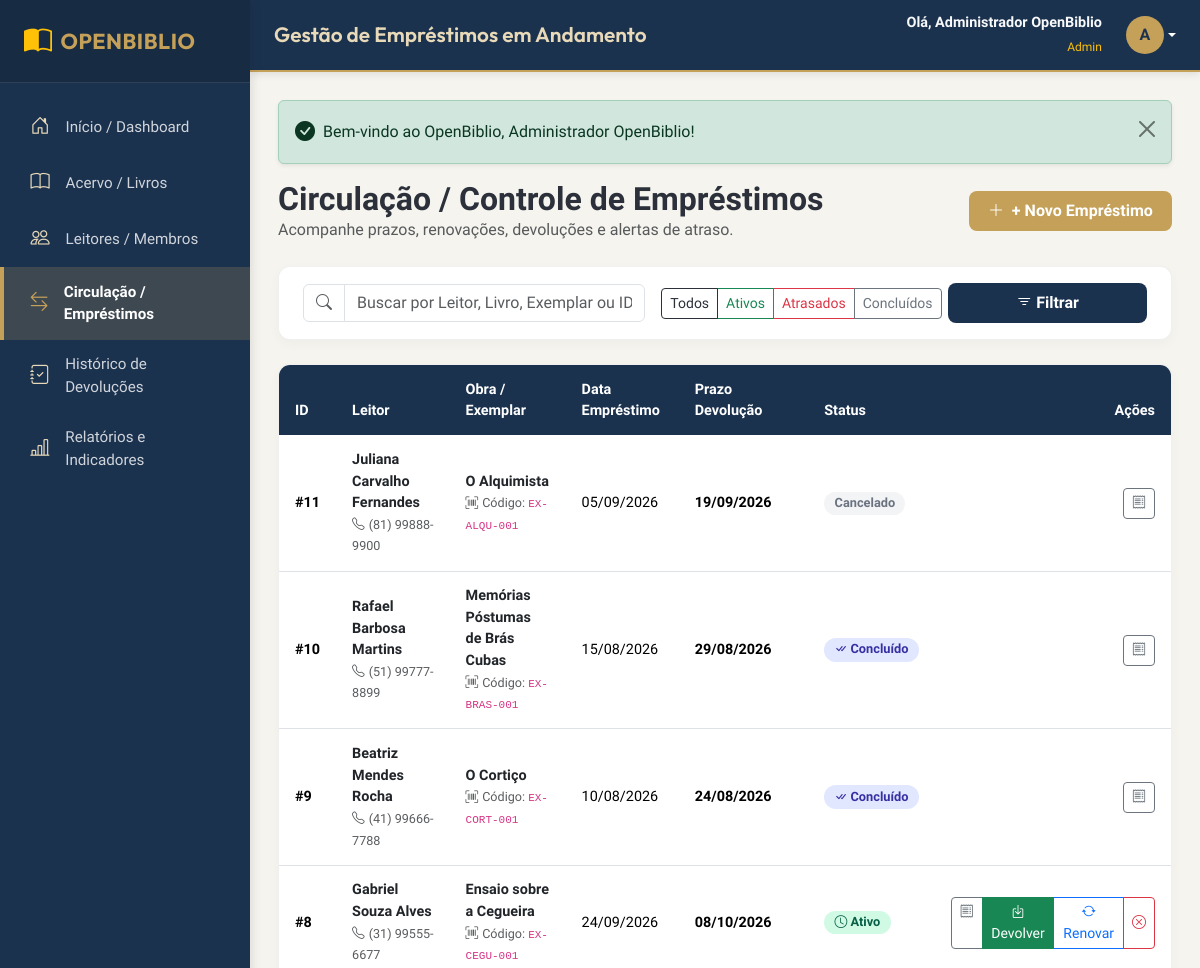
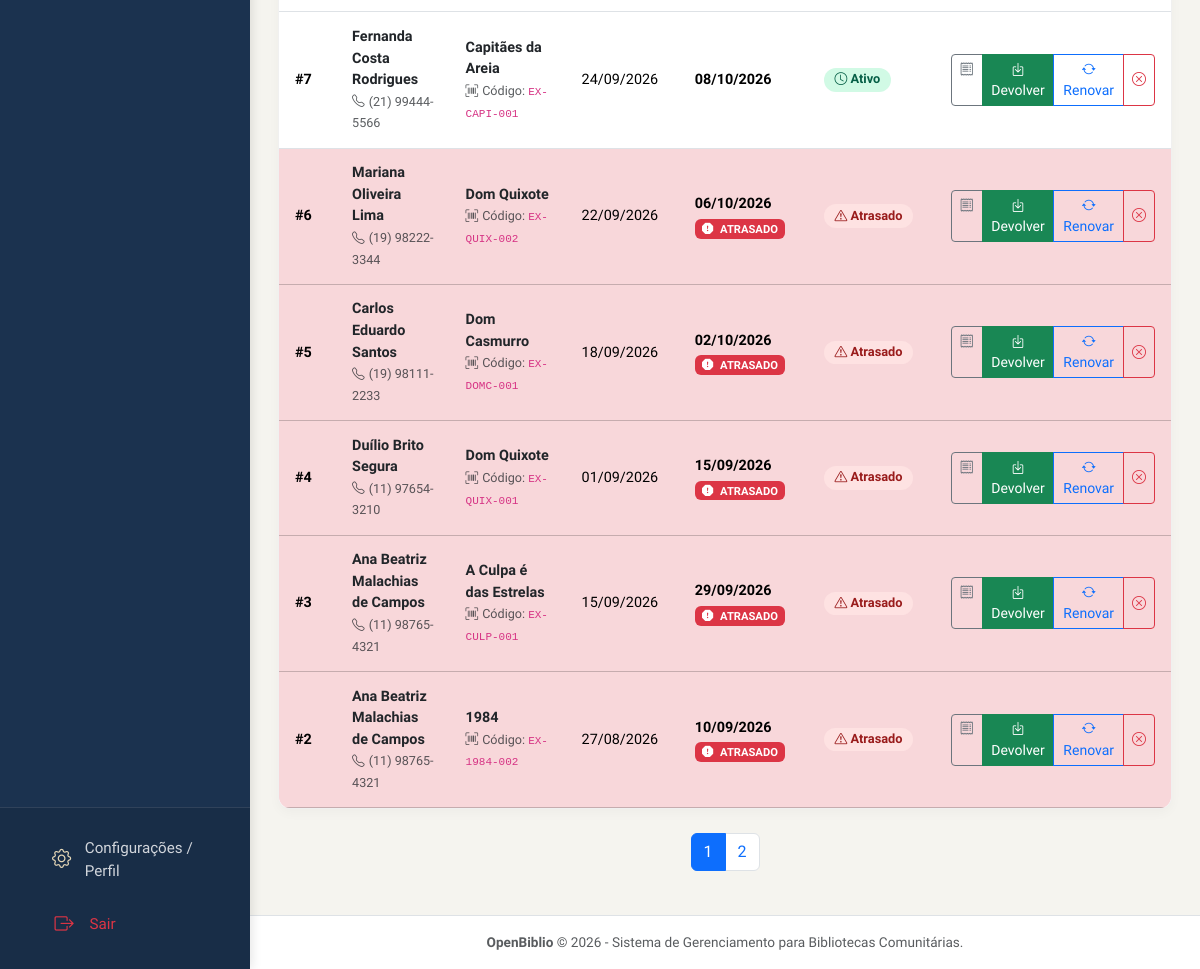
/emprestimos.php (signed in), run on the app's committed database (2 pictures, top to bottom).
### tables this page shows
CREATE TABLE `emprestimos` (
  `id` INT AUTO_INCREMENT PRIMARY KEY,
  `leitor_id` INT NOT NULL,
  `livro_id` INT NOT NULL,
  `exemplar_id` INT NOT NULL,
  `usuario_id` INT NOT NULL,
  `data_emprestimo` DATE NOT NULL,
  `data_prevista_devolucao` DATE NOT NULL,
  `data_cancelamento` DATETIME NULL,
  `status` ENUM('Ativo', 'Concluído', 'Cancelado') NOT NULL DEFAULT 'Ativo',
  `observacoes` TEXT NULL,
  `criado_em` TIMESTAMP DEFAULT CURRENT_TIMESTAMP,
  `atualizado_em` TIMESTAMP DEFAULT CURRENT_TIMESTAMP ON UPDATE CURRENT_TIMESTAMP,
  CONSTRAINT `fk_emprestimos_leitor` FOREIGN KEY (`leitor_id`) REFERENCES `leitores` (`id`) ON DELETE RESTRICT ON UPDATE CASCADE,
  CONSTRAINT `fk_emprestimos_livro` FOREIGN KEY (`livro_id`) REFERENCES `livros` (`id`) ON DELETE RESTRICT ON UPDATE CASCADE,
  CONSTRAINT `fk_emprestimos_exemplar` FOREIGN KEY (`exemplar_id`) REFERENCES `exemplares` (`id`) ON DELETE RESTRICT ON UPDATE CASCADE,
  CONSTRAINT `fk_emprestimos_usuario` FOREIGN KEY (`usuario_id`) REFERENCES `usuarios` (`id`) ON DELETE RESTRICT ON UPDATE CASCADE,
  INDEX `idx_emprestimos_status` (`status`),
  INDEX `idx_emprestimos_datas` (`data_emprestimo`, `data_prevista_devolucao`)
);

CREATE TABLE `leitores` (
  `id` INT AUTO_INCREMENT PRIMARY KEY,
  `nome_completo` VARCHAR(150) NOT NULL,
  `cpf` VARCHAR(14) UNIQUE NULL,
  `email` VARCHAR(150) NULL,
  `telefone` VARCHAR(20) NULL,
  `endereco` TEXT NULL,
  `ativo` TINYINT(1) NOT NULL DEFAULT 1,
  `criado_em` TIMESTAMP DEFAULT CURRENT_TIMESTAMP,
  `atualizado_em` TIMESTAMP DEFAULT CURRENT_TIMESTAMP ON UPDATE CURRENT_TIMESTAMP,
  INDEX `idx_leitores_cpf` (`cpf`),
  INDEX `idx_leitores_nome` (`nome_completo`),
  INDEX `idx_leitores_ativo` (`ativo`)
);

CREATE TABLE `livros` (
  `id` INT AUTO_INCREMENT PRIMARY KEY,
  `titulo` VARCHAR(200) NOT NULL,
  `autor` VARCHAR(150) NOT NULL,
  `isbn` VARCHAR(20) UNIQUE NULL,
  `editora` VARCHAR(100) NULL,
  `ano_publicacao` INT NULL,
  `categoria` VARCHAR(100) NULL,
  `descricao` TEXT NULL,
  `capa` VARCHAR(255) NULL,
  `quantidade_total` INT NOT NULL DEFAULT 0,
  `quantidade_disponivel` INT NOT NULL DEFAULT 0,
  `status` ENUM('Disponível', 'Indisponível') NOT NULL DEFAULT 'Disponível',
  `ativo` TINYINT(1) NOT NULL DEFAULT 1,
  `criado_em` TIMESTAMP DEFAULT CURRENT_TIMESTAMP,
  `atualizado_em` TIMESTAMP DEFAULT CURRENT_TIMESTAMP ON UPDATE CURRENT_TIMESTAMP,
  INDEX `idx_livros_titulo` (`titulo`),
  INDEX `idx_livros_autor` (`autor`),
  INDEX `idx_livros_isbn` (`isbn`),
  INDEX `idx_livros_ativo` (`ativo`)
);

CREATE TABLE `exemplares` (
  `id` INT AUTO_INCREMENT PRIMARY KEY,
  `livro_id` INT NOT NULL,
  `codigo_exemplar` VARCHAR(50) NOT NULL UNIQUE,
  `status` ENUM('Disponível', 'Emprestado', 'Manutenção', 'Inativo') NOT NULL DEFAULT 'Disponível',
  `observacoes` TEXT NULL,
  `criado_em` TIMESTAMP DEFAULT CURRENT_TIMESTAMP,
  CONSTRAINT `fk_exemplares_livro` FOREIGN KEY (`livro_id`) REFERENCES `livros` (`id`) ON DELETE RESTRICT ON UPDATE CASCADE,
  INDEX `idx_exemplares_codigo` (`codigo_exemplar`),
  INDEX `idx_exemplares_status` (`status`)
);

### config/auth.php (called while the page is built, shortened)
<?php
function isLoggedIn(): bool {
    return isset($_SESSION['usuario_id']) && !empty($_SESSION['usuario_id']);
}
function isAdmin(): bool {
    return isLoggedIn() && (($_SESSION['usuario_perfil'] ?? '') === 'admin');
}

### emprestimos.php (the view, shortened to what this page needs)
<?php
$db = getDBConnection();
$busca = trim($_GET['busca'] ?? '');
$statusFiltro = trim($_GET['status'] ?? '');
$paginaAtual = max(1, (int)($_GET['pagina'] ?? 1));
$itensPorPagina = 10;
$offset = ($paginaAtual - 1) * $itensPorPagina;
$where = ["1=1"];
$params = [];
$whereSql = implode(" AND ", $where);
$stmtTotal = $db->prepare("
    SELECT COUNT(*)
    FROM emprestimos e
    JOIN leitores l ON e.leitor_id = l.id
    JOIN livros b ON e.livro_id = b.id
    JOIN exemplares ex ON e.exemplar_id = ex.id
    WHERE {$whereSql}
");
$stmtTotal->execute($params);
$totalRegistros = (int)$stmtTotal->fetchColumn();
$totalPaginas = max(1, ceil($totalRegistros / $itensPorPagina));
$query = "
    SELECT e.*,
           l.nome_completo AS leitor_nome, l.cpf AS leitor_cpf, l.telefone AS leitor_telefone,
           b.titulo AS livro_titulo, b.autor AS livro_autor, b.isbn AS livro_isbn,
           ex.codigo_exemplar
    FROM emprestimos e
    JOIN leitores l ON e.leitor_id = l.id
    JOIN livros b ON e.livro_id = b.id
    JOIN exemplares ex ON e.exemplar_id = ex.id
    WHERE {$whereSql}
    ORDER BY e.id DESC
    LIMIT {$itensPorPagina} OFFSET {$offset}
";
$stmtEmprestimos = $db->prepare($query);
$stmtEmprestimos->execute($params);
$emprestimos = $stmtEmprestimos->fetchAll();
include __DIR__ . '/includes/header.php';
?>
<div class="d-flex flex-wrap justify-content-between align-items-center mb-4 gap-3">
    <div>
        <h2 class="font-outfit fw-bold m-0 text-navy">Circulação / Controle de Empréstimos</h2>
        <p class="text-muted m-0">Acompanhe prazos, renovações, devoluções e alertas de atraso.</p>
    </div>
    <a href="emprestimo_novo.php" class="btn btn-gold">
        <i class="bi bi-plus-lg me-1"></i> + Novo Empréstimo
    </a>
</div>
<div class="card-ob mb-4">
    <div class="card-ob-body py-3">
        <form method="GET" action="emprestimos.php" class="row g-3 align-items-center">
            <div class="col-md-6 col-lg-5">
                <div class="input-group">
                    <span class="input-group-text bg-white"><i class="bi bi-search text-muted"></i></span>
                    <input type="text" name="busca" class="form-control" placeholder="Buscar por Leitor, Livro, Exemplar ou ID..." value="<?= htmlspecialchars($busca) ?>">
                </div>
            </div>
            <div class="col-md-4 col-lg-4">
                <div class="btn-group w-100" role="group">
                    <a href="emprestimos.php?status=&busca=<?= urlencode($busca) ?>" class="btn btn-sm btn-outline-navy <?= empty($statusFiltro) ? 'active' : '' ?>">Todos</a>
                    <a href="emprestimos.php?status=Ativo&busca=<?= urlencode($busca) ?>" class="btn btn-sm btn-outline-success <?= $statusFiltro === 'Ativo' ? 'active' : '' ?>">Ativos</a>
                    <a href="emprestimos.php?status=Atrasado&busca=<?= urlencode($busca) ?>" class="btn btn-sm btn-outline-danger <?= $statusFiltro === 'Atrasado' ? 'active' : '' ?>">Atrasados</a>
                    <a href="emprestimos.php?status=Concluído&busca=<?= urlencode($busca) ?>" class="btn btn-sm btn-outline-secondary <?= $statusFiltro === 'Concluído' ? 'active' : '' ?>">Concluídos</a>
                </div>
            </div>
            <div class="col-md-2 col-lg-3 text-end">
                <button type="submit" class="btn btn-navy w-100"><i class="bi bi-filter"></i> Filtrar</button>
            </div>
        </form>
    </div>
</div>
<div class="card-ob">
    <div class="card-ob-body p-0">
        <div class="table-responsive">
            <table class="table table-hover table-ob mb-0 align-middle">
                <thead>
                    <tr>
                        <th>ID</th>
                        <th>Leitor</th>
                        <th>Obra / Exemplar</th>
                        <th>Data Empréstimo</th>
                        <th>Prazo Devolução</th>
                        <th>Status</th>
                        <th class="text-end">Ações</th>
                    </tr>
                </thead>
                <tbody>
                    <?php if (empty($emprestimos)): ?>
                        <tr>
                            <td colspan="7" class="text-center text-muted py-4">Nenhum empréstimo encontrado para os filtros selecionados.</td>
                        </tr>
                    <?php else: ?>
                        <?php foreach ($emprestimos as $emp):
                            $isAtrasado = ($emp['status'] === 'Ativo' && strtotime($emp['data_prevista_devolucao']) < strtotime(date('Y-m-d')));
                        ?>
                            <tr class="<?= $isAtrasado ? 'table-danger' : '' ?>">
                                <td><strong>#<?= $emp['id'] ?></strong></td>
                                <td>
                                    <div class="fw-bold text-dark"><?= htmlspecialchars($emp['leitor_nome']) ?></div>
                                    <small class="text-muted"><i class="bi bi-telephone me-1"></i><?= htmlspecialchars($emp['leitor_telefone'] ?: 'Sem fone') ?></small>
                                </td>
                                <td>
                                    <div class="fw-semibold text-dark"><?= htmlspecialchars($emp['livro_titulo']) ?></div>
                                    <small class="text-muted"><i class="bi bi-upc-scan me-1"></i>Código: <code><?= htmlspecialchars($emp['codigo_exemplar']) ?></code></small>
                                </td>
                                <td><?= date('d/m/Y', strtotime($emp['data_emprestimo'])) ?></td>
                                <td>
                                    <strong><?= date('d/m/Y', strtotime($emp['data_prevista_devolucao'])) ?></strong>
                                    <?php if ($isAtrasado): ?>
                                        <div class="badge bg-danger text-white d-inline-block mt-1" style="font-size: 0.7rem;">
                                            <i class="bi bi-exclamation-octagon-fill me-1"></i> ATRASADO
                                        </div>
                                    <?php endif; ?>
                                </td>
                                <td>
                                    <?php if ($emp['status'] === 'Concluído'): ?>
                                        <span class="badge badge-status badge-concluido"><i class="bi bi-check-all"></i> Concluído</span>
                                    <?php elseif ($emp['status'] === 'Cancelado'): ?>
                                        <span class="badge badge-status badge-cancelado">Cancelado</span>
                                    <?php elseif ($isAtrasado): ?>
                                        <span class="badge badge-status badge-atrasado"><i class="bi bi-exclamation-triangle"></i> Atrasado</span>
                                    <?php else: ?>
                                        <span class="badge badge-status badge-ativo"><i class="bi bi-clock"></i> Ativo</span>
                                    <?php endif; ?>
                                </td>
                                <td class="text-end">
                                    <div class="btn-group btn-group-sm">
                                        <a href="recibo.php?id=<?= $emp['id'] ?>" class="btn btn-outline-secondary" title="Ver Recibo">
                                            <i class="bi bi-receipt"></i>
                                        </a>
                                        <?php if ($emp['status'] === 'Ativo'): ?>
                                            <button type="button" class="btn btn-success text-white" data-bs-toggle="modal" data-bs-target="#modalDevolucaoList<?= $emp['id'] ?>" title="Registrar Devolução">
                                                <i class="bi bi-box-arrow-in-down"></i> Devolver
                                            </button>
                                            <button type="button" class="btn btn-outline-primary" data-bs-toggle="modal" data-bs-target="#modalRenovar<?= $emp['id'] ?>" title="Renovar / Prorrogar Prazo">
                                                <i class="bi bi-arrow-repeat"></i> Renovar
                                            </button>
                                            <?php if (isAdmin()): ?>
                                                <button type="button" class="btn btn-outline-danger" data-bs-toggle="modal" data-bs-target="#modalCancelarEmp<?= $emp['id'] ?>" title="Cancelar Empréstimo (Admin)">
                                                    <i class="bi bi-x-circle"></i>
                                                </button>
                                            <?php endif; ?>
                                        <?php endif; ?>
                                    </div>
                                </td>
                            </tr>
                        <?php endforeach; ?>
                    <?php endif; ?>
                </tbody>
            </table>
        </div>
    </div>
</div>
<?php if ($totalPaginas > 1): ?>
    <nav class="mt-4">
        <ul class="pagination justify-content-center">
            <?php for ($p = 1; $p <= $totalPaginas; $p++): ?>
                <li class="page-item <?= $p === $paginaAtual ? 'active' : '' ?>">
                    <a class="page-link" href="?pagina=<?= $p ?>&busca=<?= urlencode($busca) ?>&status=<?= urlencode($statusFiltro) ?>"><?= $p ?></a>
                </li>
            <?php endfor; ?>
        </ul>
    </nav>
<?php endif; ?>
<?php include __DIR__ . '/includes/footer.php'; ?>

### css/style.css (style rules this page uses)
:root { --ob-navy-dark: #1b324f; --ob-navy-medium: #24426b; --ob-navy-light: #2d5284; --ob-gold-primary: #c5a059; --ob-gold-hover: #b38d44; --ob-gold-light: #e8d9b8; --ob-gold-bg: #f8f4ec; --ob-bg-main: #f5f4ef; --ob-bg-card: #ffffff; --ob-text-main: #2b303a; --ob-text-muted: #6c757d; --ob-border-color: #e2e8f0; --ob-success: #10b981; --ob-danger: #ef4444; --ob-warning: #f59e0b; --ob-info: #3b82f6; --sidebar-width: 250px; }
body { font-family: 'Plus Jakarta Sans', 'Outfit', system-ui, -apple-system, sans-serif; background-color: var(--ob-bg-main); color: var(--ob-text-main); margin: 0; padding: 0; min-height: 100vh; overflow-x: hidden; }
.card-ob { background: var(--ob-bg-card); border: 1px solid rgba(0,0,0,0.06); border-radius: 12px; box-shadow: 0 4px 12px rgba(0, 0, 0, 0.03); margin-bottom: 1.5rem; overflow: hidden; transition: transform 0.2s ease, box-shadow 0.2s ease; }
.card-ob-body { padding: 1.5rem; }
.btn-gold { background-color: var(--ob-gold-primary); color: #ffffff; border: none; font-weight: 600; padding: 0.5rem 1.2rem; border-radius: 8px; transition: all 0.2s ease; }
.btn-navy { background-color: var(--ob-navy-dark); color: #ffffff; border: none; font-weight: 600; padding: 0.5rem 1.2rem; border-radius: 8px; transition: all 0.2s ease; }
.badge-status { padding: 0.4em 0.8em; font-weight: 600; border-radius: 20px; font-size: 0.8rem; }
.badge-ativo { background-color: #d1fae5; color: #065f46; }
.badge-atrasado { background-color: #fee2e2; color: #991b1b; animation: pulse 2s infinite; }
.badge-concluido { background-color: #e0e7ff; color: #3730a3; }
.badge-cancelado { background-color: #f3f4f6; color: #6b7280; }
.table-ob { background: #ffffff; border-radius: 8px; overflow: hidden; }
.table-ob th { background-color: var(--ob-navy-dark); color: #ffffff; font-weight: 600; font-size: 0.9rem; border: none; padding: 0.85rem 1rem; }
.table-ob td { vertical-align: middle; padding: 0.85rem 1rem; font-size: 0.9rem; }

### data on the page
emprestimos: id "11", leitor.nome_completo "Juliana Carvalho Fernandes", leitor.telefone "(81) 99888-9900", livro.titulo "O Alquimista", exemplar.codigo_exemplar "EX-ALQU-001", data_emprestimo "05/09/2026", data_prevista_devolucao "19/09/2026", status "Cancelado"
emprestimos: id "10", leitor.nome_completo "Rafael Barbosa Martins", leitor.telefone "(51) 99777-8899", livro.titulo "Memórias Póstumas de Brás Cubas", exemplar.codigo_exemplar "EX-BRAS-001", data_emprestimo "15/08/2026", data_prevista_devolucao "29/08/2026", status "Concluído" (drawn)
emprestimos: id "9", leitor.nome_completo "Beatriz Mendes Rocha", leitor.telefone "(41) 99666-7788", livro.titulo "O Cortiço", exemplar.codigo_exemplar "EX-CORT-001", data_emprestimo "10/08/2026", data_prevista_devolucao "24/08/2026", status "Concluído" (drawn)
emprestimos: id "8", leitor.nome_completo "Gabriel Souza Alves", leitor.telefone "(31) 99555-6677", livro.titulo "Ensaio sobre a Cegueira", exemplar.codigo_exemplar "EX-CEGU-001", data_emprestimo "24/09/2026", data_prevista_devolucao "08/10/2026", status "Ativo" (drawn)
emprestimos: id "7", leitor.nome_completo "Fernanda Costa Rodrigues", leitor.telefone "(21) 99444-5566", livro.titulo "Capitães da Areia", exemplar.codigo_exemplar "EX-CAPI-001", data_emprestimo "24/09/2026", data_prevista_devolucao "08/10/2026", status "Ativo" (drawn)
emprestimos: id "6", leitor.nome_completo "Mariana Oliveira Lima", leitor.telefone "(19) 98222-3344", livro.titulo "Dom Quixote", exemplar.codigo_exemplar "EX-QUIX-002", data_emprestimo "22/09/2026", data_prevista_devolucao "06/10/2026", status "Ativo" (drawn)
emprestimos: id "5", leitor.nome_completo "Carlos Eduardo Santos", leitor.telefone "(19) 98111-2233", livro.titulo "Dom Casmurro", exemplar.codigo_exemplar "EX-DOMC-001", data_emprestimo "18/09/2026", data_prevista_devolucao "02/10/2026", status "Ativo" (drawn)
emprestimos: id "4", leitor.nome_completo "Duílio Brito Segura", leitor.telefone "(11) 97654-3210", livro.titulo "Dom Quixote", exemplar.codigo_exemplar "EX-QUIX-001", data_emprestimo "01/09/2026", data_prevista_devolucao "15/09/2026", status "Ativo" (drawn)
emprestimos: id "3", leitor.nome_completo "Ana Beatriz Malachias de Campos", leitor.telefone "(11) 98765-4321", livro.titulo "A Culpa é das Estrelas", exemplar.codigo_exemplar "EX-CULP-001", data_emprestimo "15/09/2026", data_prevista_devolucao "29/09/2026", status "Ativo" (drawn)
emprestimos: id "2", leitor.nome_completo "Ana Beatriz Malachias de Campos", leitor.telefone "(11) 98765-4321", livro.titulo "1984", exemplar.codigo_exemplar "EX-1984-002", data_emprestimo "27/08/2026", data_prevista_devolucao "10/09/2026", status "Ativo" (drawn)

### other printed values
$pageHeaderTitle "Gestão de Empréstimos em Andamento"
$user['nome'] "Administrador OpenBiblio"
$user['perfil'] "Admin"
substr($user['nome'] ?? 'A', 0, 1) "A"
$msg['message'] "Bem-vindo ao OpenBiblio, Administrador OpenBiblio!"
